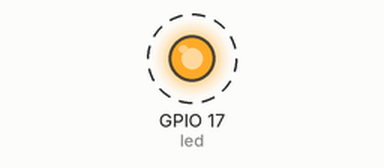
This program was run on a simulated Raspberry Pi (BCM pin numbers). On the bench: output pins drawn as LEDs (lit = HIGH). Dashed ring = blinking. What the program prints to the terminal is not drawn.

Above: at 0.5 s.
Timing chart, 0 to 4.6 s (numbered marks = the images above):
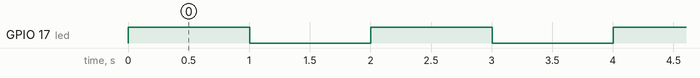

Measured:
- by itself, GPIO 17 (led): alternates HIGH for 1.0 s and LOW for 1.0 s

The program:

gpio_led_blink.py
```python
#!/usr/bin/env python3
"""
LED点滅プログラム（gpiozero版）
Raspberry Pi上で動作します

接続方法:
  GPIO17 ---[330Ω抵抗]--- LED(+) --- LED(-) --- GND

使用方法:
  python3 gpio_led_blink.py
"""

from gpiozero import LED
from time import sleep
import sys

# 使用するGPIOピン番号
LED_PIN = 17

# 点滅間隔（秒）
BLINK_INTERVAL = 1.0

def main():
    """メイン処理"""
    print("=" * 60)
    print("LED点滅プログラム")
    print("=" * 60)
    print(f"GPIO{LED_PIN}を使用します")
    print(f"点滅間隔: {BLINK_INTERVAL}秒")
    print("Ctrl+C で終了します\n")

    try:
        # LEDオブジェクトを作成
        led = LED(LED_PIN)

        # 無限ループで点滅
        while True:
            led.on()
            print(f"LED ON  (GPIO{LED_PIN})")
            sleep(BLINK_INTERVAL)

            led.off()
            print(f"LED OFF (GPIO{LED_PIN})")
            sleep(BLINK_INTERVAL)

    except KeyboardInterrupt:
        print("\n\nプログラムを終了します")
        led.off()
        sys.exit(0)

    except Exception as e:
        print(f"\nエラーが発生しました: {e}")
        print("\n【トラブルシューティング】")
        print("1. gpiozeroがインストールされているか確認:")
        print("   sudo apt install python3-gpiozero")
        print("2. GPIOピンの接続を確認")
        print("3. Raspberry Pi上で実行しているか確認")
        sys.exit(1)


if __name__ == '__main__':
    main()
```
